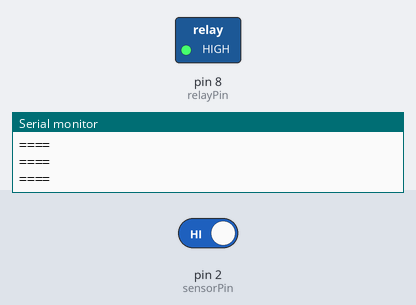
This sketch was run on a simulated Arduino Uno, built with avr-gcc and run on an emulated ATmega328P. On the bench: switched loads named in the sketch (green lamp = pin HIGH), the last lines printed to the serial monitor. The test bench sets the inputs (shaded band); at power-on: pin 2 (sensorPin) HIGH.

Above: at 1.4 s.
1.5 s: pin 2 (sensorPin) driven LOW
At 1.9 s:
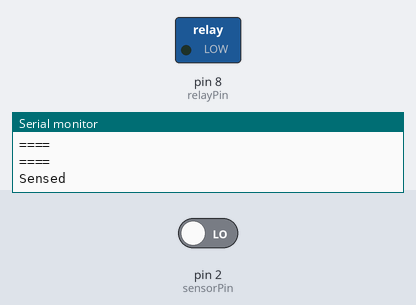
3.0 s: pin 2 (sensorPin) driven HIGH
At 5.6 s:
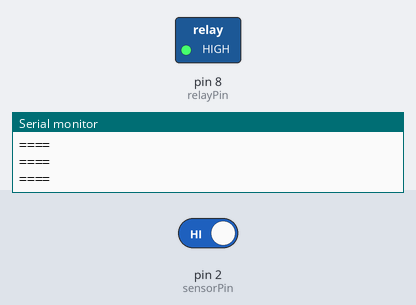
Timing chart, 0 to 7.1 s (numbered marks = the images above; inputs shaded):
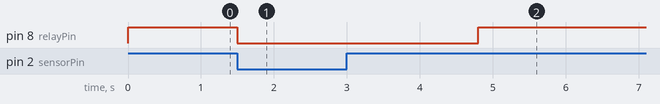

The sketch:

Sensor_RPM.ino
```cpp
#define sensorPin  2 // pin 2
#define relayPin 8 // pin

const int wait = 3000;// after switched ON, wait for this amount of time

void setup() {

  // Robojax.com 20181110 NJK-5002C hall sensor
  pinMode(sensorPin, INPUT_PULLUP);// define pin  as input for sensor
  // watch video explaining the INPUT_PULLUP
  //http://robojax.com/learn/arduino/?vid=robojax-push_botton_resistor

  pinMode(relayPin, OUTPUT);// defind pin as output

  Serial.begin(9600);// initialize serial monitor with 9600 baud.
}

void loop() {
  // Robojax.com 20181110 NJK-5002C hall sensor
  int sensed = digitalRead(sensorPin);// read pin 2 and put the result in the "sensed" variable
  if(sensed == LOW){
    Serial.println("Sensed");
    digitalWrite(relayPin, LOW);// if sensed turn relay ON
    delay(wait);// keep the relay ON for the "wait" amount of time
  }else{
    digitalWrite(relayPin, HIGH);// else turn the relay OFF
    Serial.println("====");
  }
 delay(300);// delay for 0.3 seconds

}
```

Measured:
- after the input at 1.5 s, pin 8 (relayPin): HIGH → LOW at once
- after the input at 3.0 s, pin 8 (relayPin): LOW → HIGH after 1.8 s
